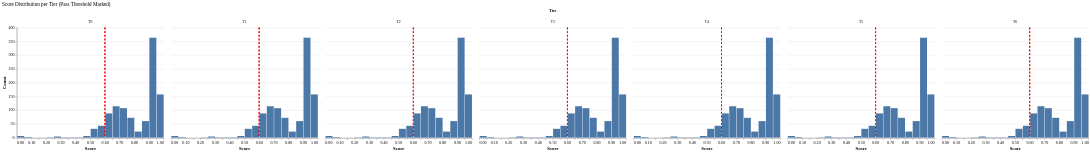

Here is the Vega-Lite specification saved for this chart:
### Vega-Lite specification from a JSON file in a GitHub repository (floating-point values rounded to 4 significant figures; data arrays with more than 128 entries replaced by an {"elided": "..."} marker saying what was removed)
{"config": {"font": "serif", "axis": {"labelFontSize": 11, "titleFontSize": 13, "gridColor": "#e0e0e0", "domainColor": "#333333"}, "legend": {"labelFontSize": 11, "titleFontSize": 12}, "title": {"fontSize": 14, "anchor": "start", "fontWeight": "normal"}, "view": {"stroke": null, "continuousWidth": 400, "continuousHeight": 300}, "mark": {"tooltip": true}}, "data": {"name": "data-36bc3513ce8be97d6bc5cd06e65e84c3"}, "facet": {"column": {"field": "tier", "sort": ["T0", "T1", "T2", "T3", "T4", "T5", "T6"], "title": "Tier", "type": "nominal"}}, "spec": {"layer": [{"data": {"name": "data-36bc3513ce8be97d6bc5cd06e65e84c3"}, "mark": {"type": "bar"}, "encoding": {"x": {"bin": {"step": 0.05}, "field": "score", "title": "Score", "type": "quantitative"}, "y": {"aggregate": "count", "title": "Count", "type": "quantitative"}}}, {"data": {"name": "data-e8c793d54d7eb511aae8cf155be6b992"}, "mark": {"type": "rule", "color": "red", "strokeDash": [5, 5]}, "encoding": {"x": {"field": "threshold", "type": "quantitative"}}}]}, "title": "Score Distribution per Tier (Pass Threshold Marked)", "$schema": "https://vega.github.io/schema/vega-lite/v6.1.0.json", "datasets": {"data-36bc3513ce8be97d6bc5cd06e65e84c3": {"elided": "1080 records"}, "data-e8c793d54d7eb511aae8cf155be6b992": [{"tier": "T0", "threshold": 0.6}, {"tier": "T1", "threshold": 0.6}, {"tier": "T2", "threshold": 0.6}, {"tier": "T3", "threshold": 0.6}, {"tier": "T4", "threshold": 0.6}, {"tier": "T5", "threshold": 0.6}, {"tier": "T6", "threshold": 0.6}]}}
